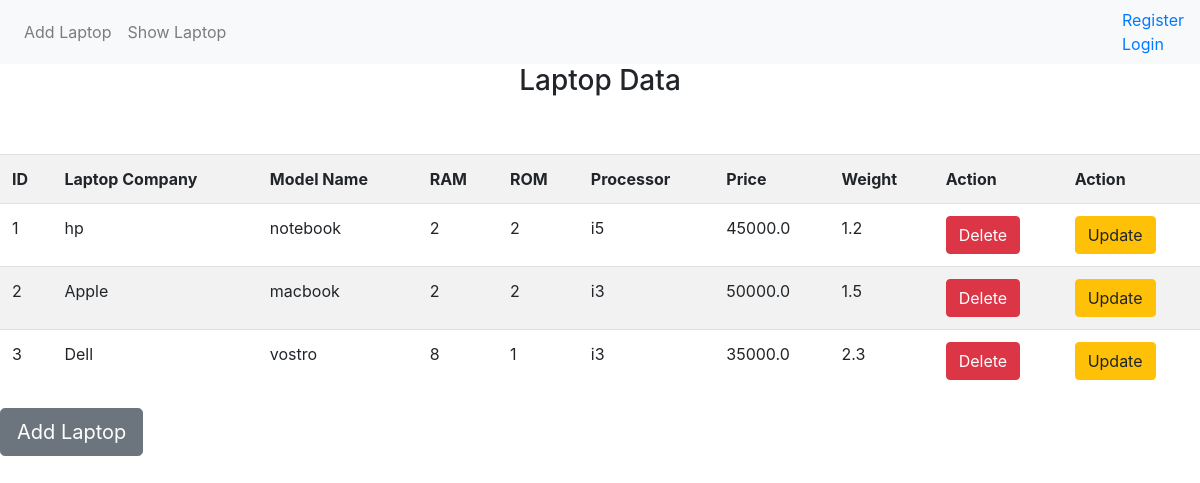
The page /laptop/list/ on the database its author committed.
### App1/models.py (models this page shows, shortened)
class Laptop(models.Model):
    lap_id = models.IntegerField(primary_key=True)
    company = models.CharField(max_length=32)
    model_name = models.CharField(max_length=32)
    ram = models.IntegerField()
    rom = models.IntegerField()
    processor = models.CharField(max_length=32)
    price = models.FloatField()
    weight = models.FloatField()

### App1/views.py (the view)
# urls.py: path('list/', views.LaptopListView.as_view(), name='show_lap'),
class LaptopListView(ListView):
    model = Laptop

### templates/App1/laptop_list.html (shortened to what this page needs)
{% extends 'layout.html' %}
{% load crispy_forms_tags %}
{% block content %}
<p class="h3" align="center">Laptop Data</p>
<br><br>
<table class="table table-striped">
    <tr>
        <th>ID</th>
        <th>Laptop Company</th>
        <th>Model Name</th>
        <th>RAM</th>
        <th>ROM</th>
        <th>Processor</th>
        <th>Price</th>
        <th>Weight</th>
        <th>Action</th>
        <th>Action</th>
    </tr>
     {% for p1 in object_list %}
    <tr>
        <td>{{p1.lap_id}}</td>
        <td>{{p1.company}}</td>
        <td>{{p1.model_name}}</td>
        <td>{{p1.ram}}</td>
        <td>{{p1.rom}}</td>
        <td>{{p1.processor}}</td>
        <td>{{p1.price}}</td>
        <td>{{p1.weight}}</td>
        <td>
            <a href="{% url 'delete' p1.lap_id %}">
                <button class="btn btn-danger">Delete</button>
            </a>
        </td>
        <td>
            <a href="{% url 'update' p1.lap_id %}">
                <button class="btn btn-warning">Update</button>
            </a>
        </td>
    </tr>
    {% endfor %}
</table>
<a class="btn btn-secondary btn-lg " href="{% url 'add_lap' %}">Add Laptop </a>
{% endblock %}

### templates/layout.html (shortened to what this page needs)
<!DOCTYPE html>
<html lang="en">
{% load crispy_forms_tags %}
<head>
    <link rel="stylesheet" href="https://cdn.jsdelivr.net/npm/bootstrap@4.6.1/dist/css/bootstrap.min.css">
</head>
<body>
<nav class="navbar navbar-expand-lg navbar-light bg-light">
  <div class="collapse navbar-collapse" id="navbarNav">
    <ul class="navbar-nav">
        <li class="nav-item">
                <a class="nav-link" href="{% url 'add_lap' %}">Add Laptop</a>
        </li>
        <li class="nav-item">
                <a class="nav-link" href="{% url 'show_lap' %}">Show Laptop</a>
        </li>
        </ul>
        <ul class="navbar-nav ml-auto">
       <span class="authlinks">
        {% if user.is_authenticated %}
            <li><a>Hello, {{user.username}}</a></li>
            <li><a href="{% url 'logout1' %}">Logout</a></li>
        {% else %}
            <li><a href="{% url 'register1' %}">Register</a></li>
            <li><a href="{% url 'login1' %}">Login</a></li>
        {% endif %}
       </span>
       </ul>
  </div>
</nav>
{% block content %}
{% endblock%}
</body>
</html>

### rows shown on the page
Laptop: lap_id "1", company "hp", model_name "notebook", ram "2", rom "2", processor "i5", price "45000.0", weight "1.2"
Laptop: lap_id "2", company "Apple", model_name "macbook", ram "2", rom "2", processor "i3", price "50000.0", weight "1.5"
Laptop: lap_id "3", company "Dell", model_name "vostro", ram "8", rom "1", processor "i3", price "35000.0", weight "2.3"
